Frame 1 (no input): blank canvas, image omitted
Frame 60 (no input): blank canvas, image omitted
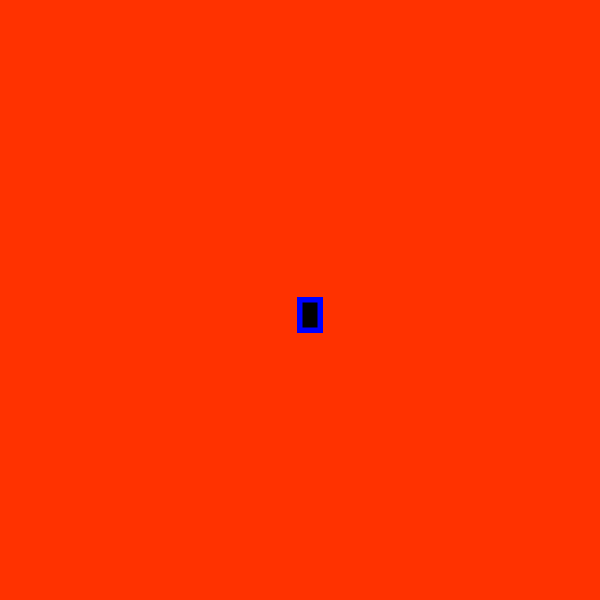
Frame 120 (the mouse pressed at the canvas centre since frame 60)

The p5.js sketch whose frames 1 and 60 were blank and that drew this single picture after the mouse press (run headless with seeded random() and noise() and a simulated clock; from frame 60 on, the mouse is pressed at the canvas centre):

// p5.js sketch
// ── sketch.js
function setup() {
  createCanvas(600, 600);
  background("rgb(255,50,0)");
}

function draw() {
  fill ("black");
  stroke("blue");
  strokeWeight(5);
  
  if(mouseIsPressed) {
  rect(mouseX, mouseY, 20, 30);
  }
}
